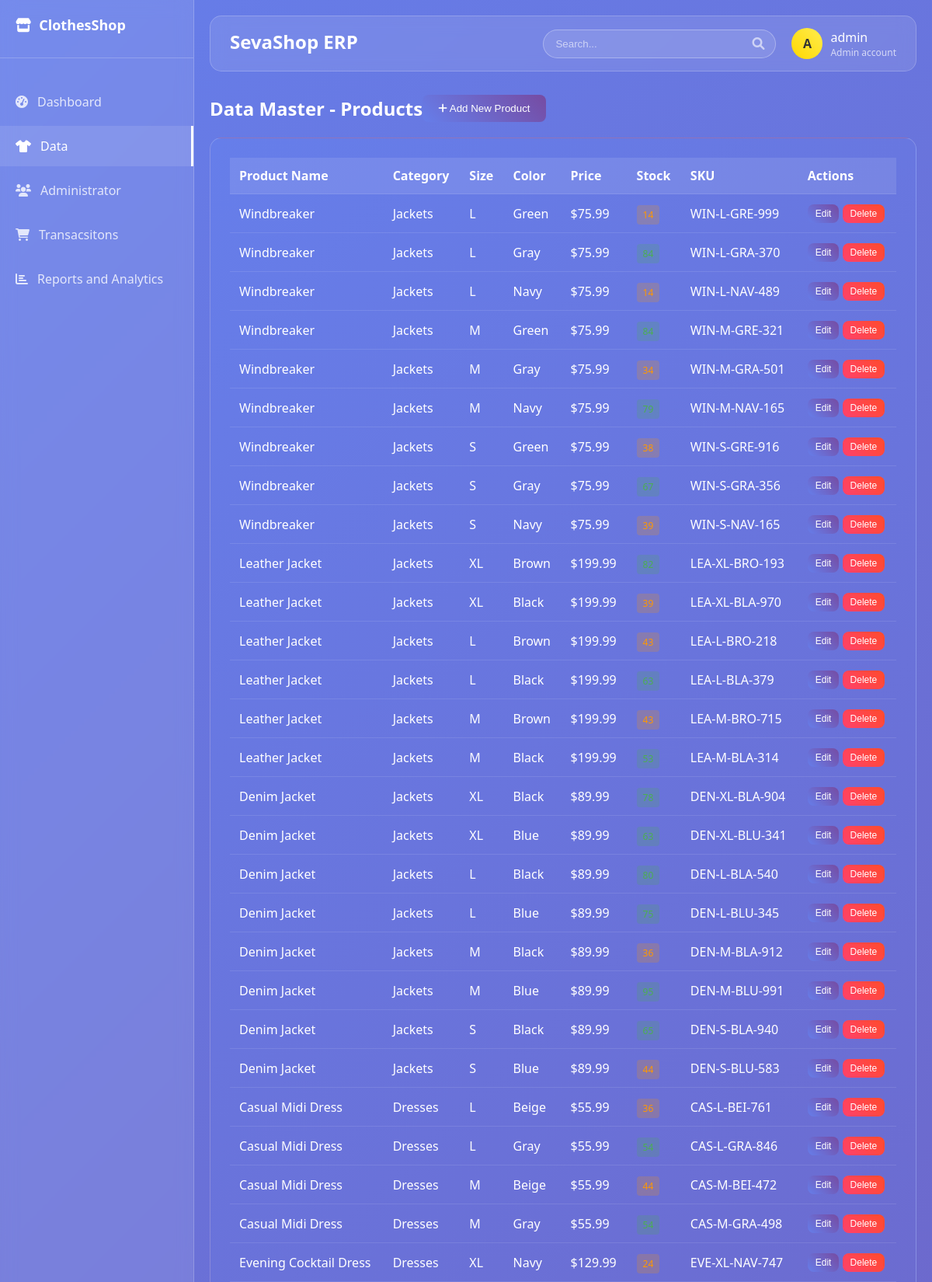
The page /products/ (signed in, upper part) on the database its author committed.
### erp_app/models.py (models this page shows, shortened)
class Product(models.Model):
    SIZES = [
        ('XS', 'Extra Small'),
        ('S', 'Small'),
        ('M', 'Medium'),
        ('L', 'Large'),
        ('XL', 'Extra Large'),
        ('XXL', 'Double Extra Large'),
    ]
    name = models.CharField(max_length=200)
    category = models.ForeignKey(Category, on_delete=models.CASCADE)
    size = models.CharField(max_length=3, choices=SIZES)
    color = models.CharField(max_length=50)
    price = models.DecimalField(max_digits=10, decimal_places=2)
    cost_price = models.DecimalField(max_digits=10, decimal_places=2)
    stock_quantity = models.IntegerField(default=0)
    sku = models.CharField(max_length=50, unique=True)
    description = models.TextField(blank=True)
    created_at = models.DateTimeField(auto_now_add=True)
    updated_at = models.DateTimeField(auto_now=True)

class Category(models.Model):
    name = models.CharField(max_length=100)
    description = models.TextField(blank=True)
    created_at = models.DateTimeField(auto_now_add=True)

### erp_app/views.py (the view, shortened to what this page needs)
# urls.py: path('products/', views.products, name='products'),
@login_required
def products(request):
    products = Product.objects.all().order_by('-created_at')
    categories = Category.objects.all()
    context = {
        'products': products,
        'categories': categories,
    }
    return render(request, 'products.html', context)

### templates/products.html (shortened to what this page needs)
{% extends 'base.html' %}
{% block content %}
<div style="display: flex; justify-content: between; align-items: center; margin-bottom: 20px;">
    <h2>Data Master - Products</h2>
    <button class="btn btn-primary" onclick="toggleAddForm()">
        <i class="fas fa-plus"></i> Add New Product
    </button>
</div>
<div class="table-container">
    <table>
        <thead>
            <tr>
                <th>Product Name</th>
                <th>Category</th>
                <th>Size</th>
                <th>Color</th>
                <th>Price</th>
                <th>Stock</th>
                <th>SKU</th>
                <th>Actions</th>
            </tr>
        </thead>
        <tbody>
            {% for product in products %}
            <tr>
                <td>{{ product.name }}</td>
                <td>{{ product.category.name }}</td>
                <td>{{ product.size }}</td>
                <td>{{ product.color }}</td>
                <td>${{ product.price }}</td>
                <td>
                    <span style="padding: 4px 8px; border-radius: 4px; font-size: 12px;
                        {% if product.stock_quantity < 10 %}background: rgba(244, 67, 54, 0.2); color: #f44336;
                        {% elif product.stock_quantity < 50 %}background: rgba(255, 152, 0, 0.2); color: #ff9800;
                        {% else %}background: rgba(76, 175, 80, 0.2); color: #4caf50;{% endif %}">
                        {{ product.stock_quantity }}
                    </span>
                </td>
                <td>{{ product.sku }}</td>
                <td>
                    <button class="btn btn-primary" style="padding: 5px 10px; font-size: 12px;">Edit</button>
                    <button class="btn btn-danger" style="padding: 5px 10px; font-size: 12px;">Delete</button>
                </td>
            </tr>
            {% empty %}
            <tr>
                <td colspan="8" style="text-align: center; opacity: 0.7;">No products found. Add your first product!</td>
            </tr>
            {% endfor %}
        </tbody>
    </table>
</div>
{% endblock %}

### templates/base.html (shortened to what this page needs)
<!DOCTYPE html>
<html lang="en">
<head>
    <link href="https://cdnjs.cloudflare.com/ajax/libs/font-awesome/6.0.0/css/all.min.css" rel="stylesheet">
</head>
<body>
    <div class="container">
        {% if user.is_authenticated %}
        <div class="sidebar">
            <div class="logo">
                <h2><i class="fas fa-store"></i> ClothesShop</h2>
            </div>
            <ul class="nav-menu">
                <li class="nav-item">
                    <a href="{% url 'dashboard' %}" class="nav-link {% if request.resolver_match.url_name == 'dashboard' %}active{% endif %}">
                        <i class="fas fa-tachometer-alt"></i> Dashboard
                    </a>
                </li>
                <li class="nav-item">
                    <a href="{% url 'products' %}" class="nav-link {% if request.resolver_match.url_name == 'products' %}active{% endif %}">
                        <i class="fas fa-tshirt"></i> Data
                    </a>
                </li>
                <li class="nav-item">
                    <a href="{% url 'customers' %}" class="nav-link {% if request.resolver_match.url_name == 'customers' %}active{% endif %}">
                        <i class="fas fa-users"></i> Administrator
                    </a>
                </li>
                <li class="nav-item">
                    <a href="{% url 'sales' %}" class="nav-link {% if request.resolver_match.url_name == 'sales' %}active{% endif %}">
                        <i class="fas fa-shopping-cart"></i> Transacsitons
                    </a>
                </li>
                <li class="nav-item">
                    <a href="{% url 'reports' %}" class="nav-link {% if request.resolver_match.url_name == 'reports' %}active{% endif %}">
                        <i class="fas fa-chart-bar"></i>  Reports and Analytics
                    </a>
                </li>
            </ul>
        </div>
        {% endif %}
        <div class="main-content">
            {% if user.is_authenticated %}
            <div class="header">
                <div class="header-left">
                    <h1>SevaShop ERP</h1>
                </div>
                <div class="header-right">
                    <div class="search-box">
                        <input type="text" placeholder="Search...">
                        <i class="fas fa-search"></i>
                    </div>
                    <div class="user-profile">
                        <div class="user-avatar">{{ user.first_name.0|default:user.username.0|upper }}</div>
                        <div>
                            <div style="font-weight: 500;">{{ user.first_name|default:user.username }}</div>
                            <div style="font-size: 12px; opacity: 0.7;">Admin account</div>
                        </div>
                    </div>
                </div>
            </div>
            {% endif %}
            {% block content %}
            {% endblock %}
        </div>
    </div>
</body>
</html>

### templates/base.html (style rules this page uses)
* { margin: 0; padding: 0; box-sizing: border-box; }
body { font-family: 'Segoe UI', Tahoma, Geneva, Verdana, sans-serif; background: linear-gradient(135deg, #667eea 0%, #764ba2 100%); min-height: 100vh; color: #fff; }
.container { display: flex; min-height: 100vh; }
.sidebar { width: 250px; background: rgba(255, 255, 255, 0.1); backdrop-filter: blur(10px); border-right: 1px solid rgba(255, 255, 255, 0.2); padding: 20px 0; }
.logo { padding: 0 20px 30px; border-bottom: 1px solid rgba(255, 255, 255, 0.2); margin-bottom: 30px; }
.logo h2 { color: #fff; font-size: 18px; display: flex; align-items: center; gap: 10px; }
.nav-menu { list-style: none; }
.nav-item { margin-bottom: 5px; }
.nav-link { display: flex; align-items: center; padding: 15px 20px; color: rgba(255, 255, 255, 0.8); text-decoration: none; transition: all 0.3s ease; gap: 12px; }
.nav-link:hover, .nav-link.active { background: rgba(255, 255, 255, 0.1); color: #fff; border-right: 3px solid #fff; }
.main-content { flex: 1; padding: 20px; overflow-y: auto; }
.header { display: flex; justify-content: space-between; align-items: center; margin-bottom: 30px; background: rgba(255, 255, 255, 0.1); backdrop-filter: blur(10px); padding: 15px 25px; border-radius: 15px; border: 1px solid rgba(255, 255, 255, 0.2); }
.header-left h1 { font-size: 24px; margin-bottom: 5px; }
.header-right { display: flex; align-items: center; gap: 20px; }
.search-box { position: relative; }
.search-box input { background: rgba(255, 255, 255, 0.1); border: 1px solid rgba(255, 255, 255, 0.3); border-radius: 25px; padding: 10px 40px 10px 15px; color: #fff; width: 300px; }
.search-box input::placeholder { color: rgba(255, 255, 255, 0.6); }
.search-box i { position: absolute; right: 15px; top: 50%; transform: translateY(-50%); color: rgba(255, 255, 255, 0.6); }
.user-profile { display: flex; align-items: center; gap: 10px; }
.user-avatar { width: 40px; height: 40px; border-radius: 50%; background: linear-gradient(45deg, #ffd700, #ffed4e); display: flex; align-items: center; justify-content: center; font-weight: bold; color: #333; }
.table-container { background: linear-gradient(135deg, #667eea 0%, #764ba2 100%); backdrop-filter: blur(10px); border-radius: 15px; padding: 25px; border: 1px solid rgba(255, 255, 255, 0.2); overflow-x: auto; }
table { width: 100%; border-collapse: collapse; }
th, td { padding: 12px; text-align: left; border-bottom: 1px solid rgba(255, 255, 255, 0.1); }
th { background: rgba(255, 255, 255, 0.1); font-weight: 600; }
.btn { background: linear-gradient(45deg, #667eea, #764ba2); color: white; border: none; padding: 10px 20px; border-radius: 8px; cursor: pointer; text-decoration: none; display: inline-block; transition: all 0.3s ease; }
.btn-primary { background: linear-gradient(45deg, #667eea, #764ba2); }
.btn-danger { background: linear-gradient(45deg, #ff416c, #ff4b2b); }

### rows shown on the page
Product: name "Windbreaker", category.name "Jackets", size "L", color "Green", price "75.99", stock_quantity "14", sku "WIN-L-GRE-999"
Product: name "Windbreaker", category.name "Jackets", size "L", color "Gray", price "75.99", sku "WIN-L-GRA-370"
Product: name "Windbreaker", category.name "Jackets", size "L", color "Navy", price "75.99", stock_quantity "14", sku "WIN-L-NAV-489"
Product: name "Windbreaker", category.name "Jackets", size "M", color "Green", price "75.99", sku "WIN-M-GRE-321"
Product: name "Windbreaker", category.name "Jackets", size "M", color "Gray", price "75.99", stock_quantity "34", sku "WIN-M-GRA-501"
Product: name "Windbreaker", category.name "Jackets", size "M", color "Navy", price "75.99", sku "WIN-M-NAV-165"
Product: name "Windbreaker", category.name "Jackets", size "S", color "Green", price "75.99", stock_quantity "38", sku "WIN-S-GRE-916"
Product: name "Windbreaker", category.name "Jackets", size "S", color "Gray", price "75.99", sku "WIN-S-GRA-356"
Product: name "Windbreaker", category.name "Jackets", size "S", color "Navy", price "75.99", stock_quantity "39", sku "WIN-S-NAV-165"
Product: name "Leather Jacket", category.name "Jackets", size "XL", color "Brown", price "199.99", sku "LEA-XL-BRO-193"
Product: name "Leather Jacket", category.name "Jackets", size "XL", color "Black", price "199.99", stock_quantity "39", sku "LEA-XL-BLA-970"
Product: name "Leather Jacket", category.name "Jackets", size "L", color "Brown", price "199.99", stock_quantity "43", sku "LEA-L-BRO-218"
Product: name "Leather Jacket", category.name "Jackets", size "L", color "Black", price "199.99", sku "LEA-L-BLA-379"
Product: name "Leather Jacket", category.name "Jackets", size "M", color "Brown", price "199.99", stock_quantity "43", sku "LEA-M-BRO-715"
Product: name "Leather Jacket", category.name "Jackets", size "M", color "Black", price "199.99", sku "LEA-M-BLA-314"
Product: name "Denim Jacket", category.name "Jackets", size "XL", color "Black", price "89.99", sku "DEN-XL-BLA-904"
Product: name "Denim Jacket", category.name "Jackets", size "XL", color "Blue", price "89.99", sku "DEN-XL-BLU-341"
Product: name "Denim Jacket", category.name "Jackets", size "L", color "Black", price "89.99", sku "DEN-L-BLA-540"
Product: name "Denim Jacket", category.name "Jackets", size "L", color "Blue", price "89.99", sku "DEN-L-BLU-345"
Product: name "Denim Jacket", category.name "Jackets", size "M", color "Black", price "89.99", stock_quantity "36", sku "DEN-M-BLA-912"
Product: name "Denim Jacket", category.name "Jackets", size "M", color "Blue", price "89.99", sku "DEN-M-BLU-991"
Product: name "Denim Jacket", category.name "Jackets", size "S", color "Black", price "89.99", sku "DEN-S-BLA-940"
Product: name "Denim Jacket", category.name "Jackets", size "S", color "Blue", price "89.99", stock_quantity "44", sku "DEN-S-BLU-583"
Product: name "Casual Midi Dress", category.name "Dresses", size "L", color "Beige", price "55.99", stock_quantity "36", sku "CAS-L-BEI-761"
Product: name "Casual Midi Dress", category.name "Dresses", size "L", color "Gray", price "55.99", sku "CAS-L-GRA-846"
Product: name "Casual Midi Dress", category.name "Dresses", size "M", color "Beige", price "55.99", stock_quantity "44", sku "CAS-M-BEI-472"
Product: name "Casual Midi Dress", category.name "Dresses", size "M", color "Gray", price "55.99", sku "CAS-M-GRA-498"
Product: name "Evening Cocktail Dress", category.name "Dresses", size "XL", color "Navy", price "129.99", stock_quantity "24", sku "EVE-XL-NAV-747"

### other values the page prints
{{ user.first_name.0|default:user.username.0|upper }} "A"
{{ user.first_name|default:user.username }} "admin"
